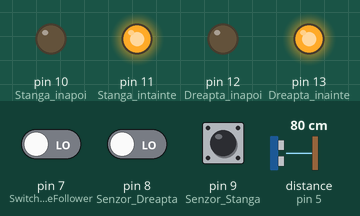
Recording of a sketch running on a simulated Arduino Uno, built with avr-gcc and run on an emulated ATmega328P. Parts: output pins drawn as LEDs (lit = HIGH). Dashed ring = blinking. The inputs (shaded band) are chosen by the test bench; at power-on: distance to the obstacle (sensor on pin 5) 80 cm, pin 7 (Switch_intre_LineFollower) LOW, pin 8 (Senzor_Dreapta) LOW, pin 9 (Senzor_Stanga) HIGH.

Above: at 1.2 s.
1.3 s: distance to the obstacle (sensor on pin 5) set to 17 cm
2.8 s: distance to the obstacle (sensor on pin 5) set to 13 cm
At 4.6 s:
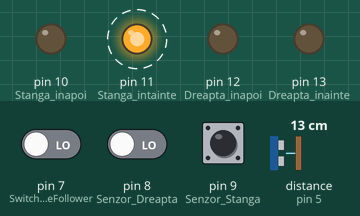
5.8 s: pin 7 (Switch_intre_LineFollower) driven HIGH
At 8.3 s:
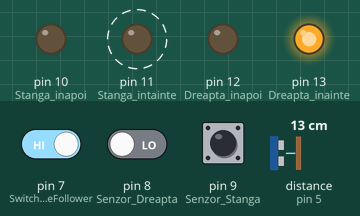
8.7 s: pin 7 (Switch_intre_LineFollower) driven LOW
At 9.6 s:
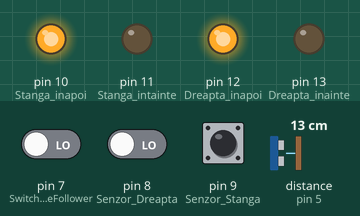
11.7 s: distance to the obstacle (sensor on pin 5) set to 18 cm
At 12.05 s:
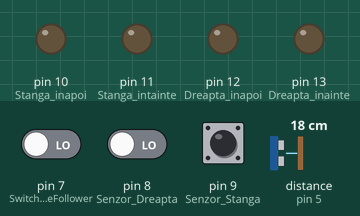
Timing chart, 0 to 14.7 s (numbered marks = the images above; inputs shaded):
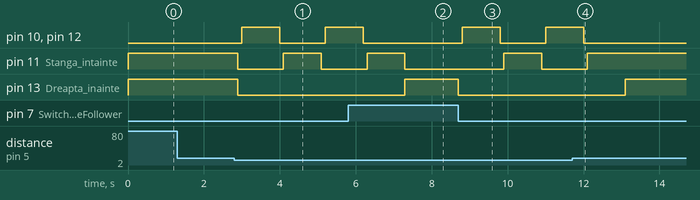

Measured:
- the behaviour switches between 15 and 14 cm on distance to the obstacle (sensor on pin 5) (found by bisection; images 0 and 1)
- after the input at 2.8 s, pin 10 (Stanga_inapoi), pin 12 (Dreapta_inapoi): LOW → HIGH after 0.20 s, → LOW 1.0 s later, → HIGH 1.2 s later; pin 11 (Stanga_intainte): HIGH → LOW after 0.10 s, → HIGH 1.2 s later, → LOW 1.0 s later; pin 13 (Dreapta_inainte): HIGH → LOW after 0.10 s
- after the input at 5.8 s, pin 10 (Stanga_inapoi), pin 12 (Dreapta_inapoi): goes on until 6.2 s, then stays LOW; pin 13 (Dreapta_inainte): LOW → HIGH after 1.5 s
- after the input at 8.7 s, pin 10 (Stanga_inapoi), pin 12 (Dreapta_inapoi): LOW → HIGH after 0.10 s, → LOW 1.0 s later, → HIGH 1.2 s later; pin 11 (Stanga_intainte): LOW → HIGH after 1.2 s, → LOW 1.0 s later; pin 13 (Dreapta_inainte): HIGH → LOW at once
- after the input at 11.7 s, pin 10 (Stanga_inapoi), pin 12 (Dreapta_inapoi): goes on until 12.0 s, then stays LOW; pin 11 (Stanga_intainte): goes on until 12.1 s, then stays HIGH; pin 13 (Dreapta_inainte): LOW → HIGH after 1.4 s

The sketch:

RC_Car_Line_Follower_1_2.ino
```cpp
#include <HCSR04.h>
UltraSonicDistanceSensor distanceSensor(6, 5);
int S1 ; //Senzor D1
int S2 ; //Senzor D2
int SW1 ;//Variabila MOD
int Dis;//Variabila distanta din senzor

void setup(){
//Definitie pini control motoare IO
  pinMode(9,INPUT);//Senzor Stanga
  pinMode(8,INPUT);//Senzor Dreapta
  pinMode(13,OUTPUT); //Dreapta inainte
  pinMode(12,OUTPUT); //Dreapta inapoi
  pinMode(11,OUTPUT); //Stanga intainte
  pinMode(10,OUTPUT); //Stanga inapoi
  pinMode(7,INPUT);// Switch intre LineFollower si ObjectAvoidance

}

void loop(){
  S1 = digitalRead(9); //Senzor Stanga
  S2 = digitalRead(8); //Senzor Dreapta
  SW1 = digitalRead(7);//Switch MOD


if(SW1==1){


 if(S1==0&S2==0){ //INAINTE


    digitalWrite(13,HIGH);//Dreapta inainte
    digitalWrite(12,LOW);
    digitalWrite(11,HIGH);//Stanga intainte
    digitalWrite(10,LOW);


      }else if(S1==1&S2==0){

    digitalWrite(13,HIGH);//Dreapta inainte
    digitalWrite(12,LOW);
    digitalWrite(11,LOW);
    digitalWrite(10,LOW);


      }
      else if(S1==0&S2==1){

    digitalWrite(13,LOW);
    digitalWrite(12,LOW);
    digitalWrite(11,HIGH);//Stanga intainte
    digitalWrite(10,LOW);
      }

}
else{
    Dis = distanceSensor.measureDistanceCm();

if(Dis>=15){
    digitalWrite(13,LOW);
    digitalWrite(12,LOW);
    digitalWrite(11,LOW);
    digitalWrite(10,LOW);

    digitalWrite(13,HIGH);//Dreapta inainte
    digitalWrite(12,LOW);
    digitalWrite(11,HIGH);//Stanga intainte
    digitalWrite(10,LOW);
    delay(100);


}else if(Dis<15){

    digitalWrite(13,LOW);
    digitalWrite(12,LOW);
    digitalWrite(11,LOW);
    digitalWrite(10,LOW);
      delay(100);
    digitalWrite(13,LOW);//inapoi x secunde
    digitalWrite(12,HIGH);
    digitalWrite(11,LOW);
    digitalWrite(10,HIGH);


    delay(1000);
    digitalWrite(13,LOW);
    digitalWrite(12,LOW);
    digitalWrite(11,LOW);
    digitalWrite(10,LOW);
    delay(100);
    digitalWrite(13,LOW);
    digitalWrite(12,LOW);
    digitalWrite(11,HIGH);
    digitalWrite(10,LOW);
    delay(1000);


}

}
}
```
